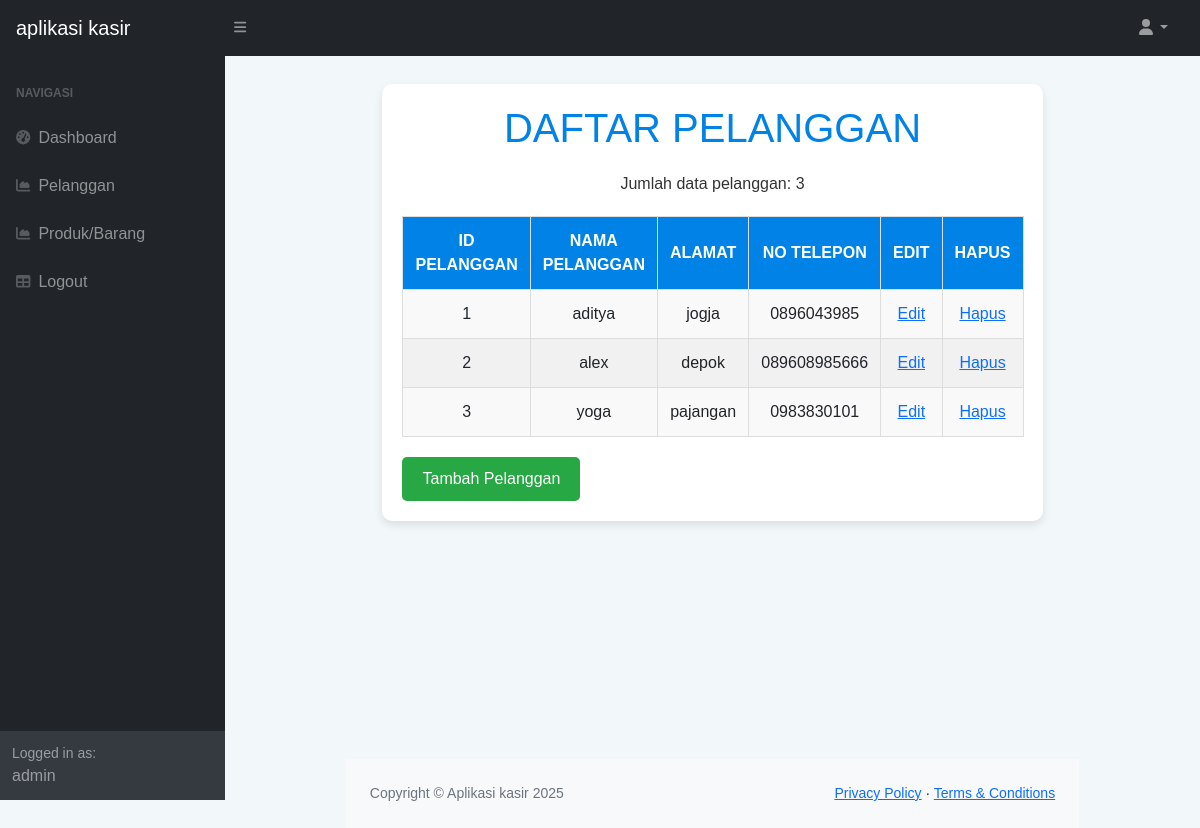
The app's page /index.php?page=daftar_pelanggan (signed in) with its own data.
### tables this page shows
CREATE TABLE `pelanggan` (
  `id_pelanggan` int(11) NOT NULL,
  `nama_pelanggan` varchar(255) DEFAULT NULL,
  `alamat` text DEFAULT NULL,
  `no_telepon` varchar(255) DEFAULT NULL
);

### daftar_pelanggan.php (the view, shortened to what this page needs)
<html>
<head>
</head>
<body>
    <div class="container">
        <h1>DAFTAR PELANGGAN</h1>
        <div class="info">
            <?php
            include "koneksi.php";
            $sql_pelanggan = mysqli_query($koneksi, "select * from pelanggan");
            $jumlah = mysqli_num_rows($sql_pelanggan);
            echo ("Jumlah data pelanggan: $jumlah");
            ?>
        </div>
        <table>
            <tr>
                <th>ID PELANGGAN</th>
                <th>NAMA PELANGGAN</th>
                <th>ALAMAT</th>
                <th>NO TELEPON</th>
                <th>EDIT</th>
                <th>HAPUS</th>
            </tr>
            <?php
            while ($baris = mysqli_fetch_array($sql_pelanggan)) {
                echo "<tr>
                    <td>{$baris['id_pelanggan']}</td>
                    <td>{$baris['nama_pelanggan']}</td>
                    <td>{$baris['alamat']}</td>
                    <td>{$baris['no_telepon']}</td>
                    <td><a href='edit_pelanggan.php?id_pelanggan={$baris['id_pelanggan']}'>Edit</a></td>
                    <td><a href='hapus_pelanggan.php?id_pelanggan=$baris[0]' onclick='return confirm(\"Apakah anda ingin menghapus data pelanggan $baris[0] ... ?\")'>Hapus</a></td>
    </tr>";
            }
            ?>
        </table>
        <button class="btn-add" onclick="window.location.href='form_pelanggan.php'">Tambah Pelanggan</button>
    </div>
</body>
</html>

### daftar_pelanggan.php (style rules this page uses)
body { font-family: 'Arial', sans-serif; background-color: #f2f7f9; margin: 0; padding: 0; display: flex; justify-content: center; align-items: center; height: 100vh; }
.container { background-color: #ffffff; padding: 20px; border-radius: 10px; box-shadow: 0 4px 8px rgba(0, 0, 0, 0.1); width: 90%; max-width: 1000px; }
h1 { text-align: center; color: #0082e6; margin-bottom: 20px; }
.info { font-size: 16px; color: #333; margin-bottom: 20px; text-align: center; }
table { width: 100%; border-collapse: collapse; margin-top: 20px; }
table th, table td { padding: 12px; text-align: center; border: 1px solid #ddd; }
table th { background-color: #0082e6; color: white; }
table tr:nth-child(even) { background-color: #f9f9f9; }
table tr:nth-child(odd) { background-color: #f1f1f1; }
.btn-add { display: inline-block; background-color: #28a745; color: white; padding: 10px 20px; border: none; border-radius: 5px; text-decoration: none; font-size: 16px; margin-top: 20px; text-align: center; cursor: pointer; }

### records on screen
pelanggan: id_pelanggan "1", nama_pelanggan "aditya", alamat "jogja", no_telepon "0896043985"
pelanggan: id_pelanggan "2", nama_pelanggan "alex", alamat "depok", no_telepon "089608985666"
pelanggan: id_pelanggan "3", nama_pelanggan "yoga", alamat "pajangan", no_telepon "0983830101"

### other values on screen
$_SESSION['user']['nama'] "admin"
$jumlah "3"
